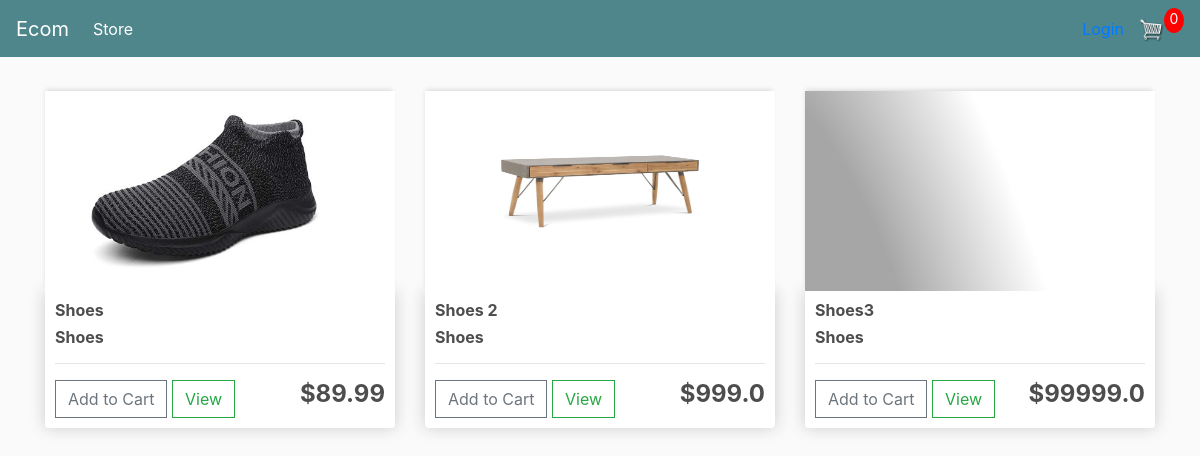
Screenshot of /category/shoes/ with the database file from the repository.
### store/models.py (models this page shows, shortened)
class Product(models.Model):
	name = models.CharField(max_length=200)
	price = models.FloatField()
	digital = models.BooleanField(default=False,null=True, blank=True)
	image = models.ImageField(null=True, blank=True)
	slug = models.SlugField()
	category = models.ForeignKey(Category, on_delete=models.CASCADE)
	@property
	def imageURL(self):
		try:
			url = self.image.url
		except:
			url = ''
		return url

class Category(models.Model):
    title = models.CharField(max_length=100)
    slug = models.SlugField()
    description = models.TextField()
    image = models.ImageField()
    is_active = models.BooleanField(default=True)
    def __str__(self):
        return self.title

### store/views.py (the view)
# urls.py: path('category/<slug>/', views.CategoryView, name="category"),
def CategoryView(request, slug):
    data = cartData(request)
    cartItems = data['cartItems']
    slug = slug
    category = Category.objects.get(slug=slug)
    products = Product.objects.filter(category=category)
    context = {'products': products, 'cartItems': cartItems}
    return render(request, 'store/category.html', context)

### store/utils.py (called while the page is built, shortened)
def cookieCart(request):
	try:
		cart = json.loads(request.COOKIES['cart'])
	except:
		cart = {}
		print('CART:', cart)
	items = []
	order = {'get_cart_total':0, 'get_cart_items':0, 'shipping':False}
	cartItems = order['get_cart_items']
	return {'cartItems':cartItems ,'order':order, 'items':items}

def cartData(request):
	if request.user.is_authenticated:
		customer = request.user.customer
		order, created = Order.objects.get_or_create(customer=customer, complete=False)
		items = order.orderitem_set.all()
		cartItems = order.get_cart_items
	else:
		cookieData = cookieCart(request)
		cartItems = cookieData['cartItems']
		order = cookieData['order']
		items = cookieData['items']
	return {'cartItems':cartItems ,'order':order, 'items':items}

### store/templates/store/category.html
{% extends 'store/main.html' %}
{% load static %}
{% block content %}
	<div class="row">
		{% for product in products %}
		<div class="col-lg-4">
			<a href="category/{{product.category.slug}}"><img class="thumbnail" src="{{product.imageURL}}"></a>
			<div class="box-element product">
				<h6><strong>{{product.name}}</strong></h6>
				<h6><strong>{{product.category}}</strong></h6>
				<hr>
				<button data-product="{{product.id}}" data-action="add" class="btn btn-outline-secondary add-btn update-cart">Add to Cart</button>
				<a class="btn btn-outline-success" href="#">View</a>
				<h4 style="display: inline-block; float: right"><strong>${{product.price}}</strong></h4>
			</div>
		</div>
		{% endfor %}
	</div>
{% endblock content %}

### static/css/main.css (style rules this page uses)
body { background-color: hsl(0, 0%, 98%); }
h1,h2,h3,h4,h5,h6 { color:hsl(0, 0%, 30%); }
.box-element { box-shadow:hsl(0, 0%, 80%) 0 0 16px; background-color: #fff; border-radius: 4px; padding: 10px; }
.thumbnail { width: 100%; height: 200px; -webkit-box-shadow: -1px -3px 5px -2px rgba(214,214,214,1); -moz-box-shadow: -1px -3px 5px -2px rgba(214,214,214,1); box-shadow: -1px -3px 5px -2px rgba(214,214,214,1); }
.product { border-radius: 0 0 4px 4px; }
.col-lg-4, .col-lg-6, .col-lg-8, .col-lg-12 { margin-top: 10px; }
.btn { border-radius: 0; }

### rows the page displays
Product: imageURL (picture), name "Shoes", category "Shoes", price "89.99"
Product: imageURL (picture), name "Shoes 2", category "Shoes", price "999.0"
Product: imageURL (picture), name "Shoes3", category "Shoes", price "99999.0"

### other values shown
{{ cartItems }} "0"
